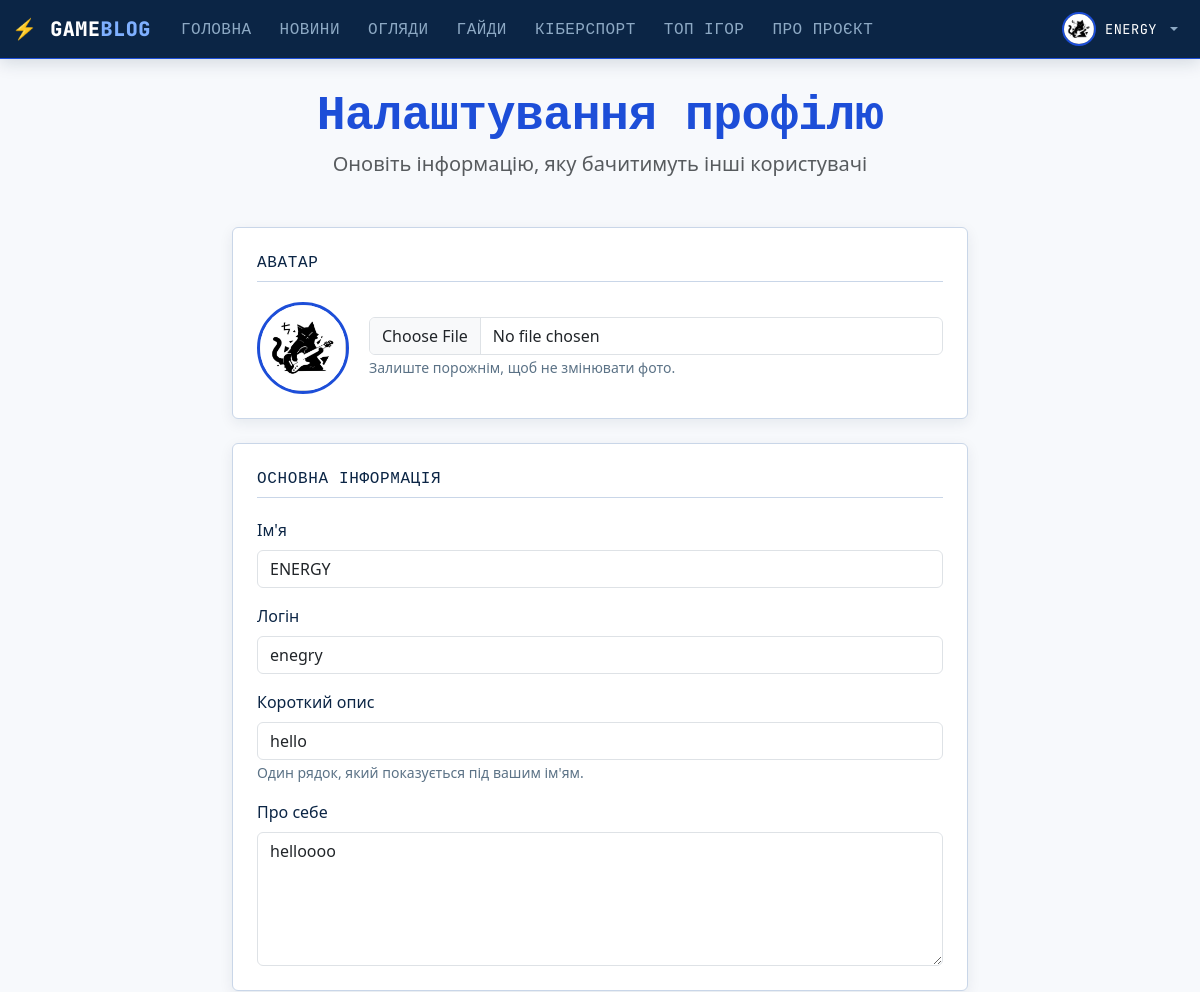
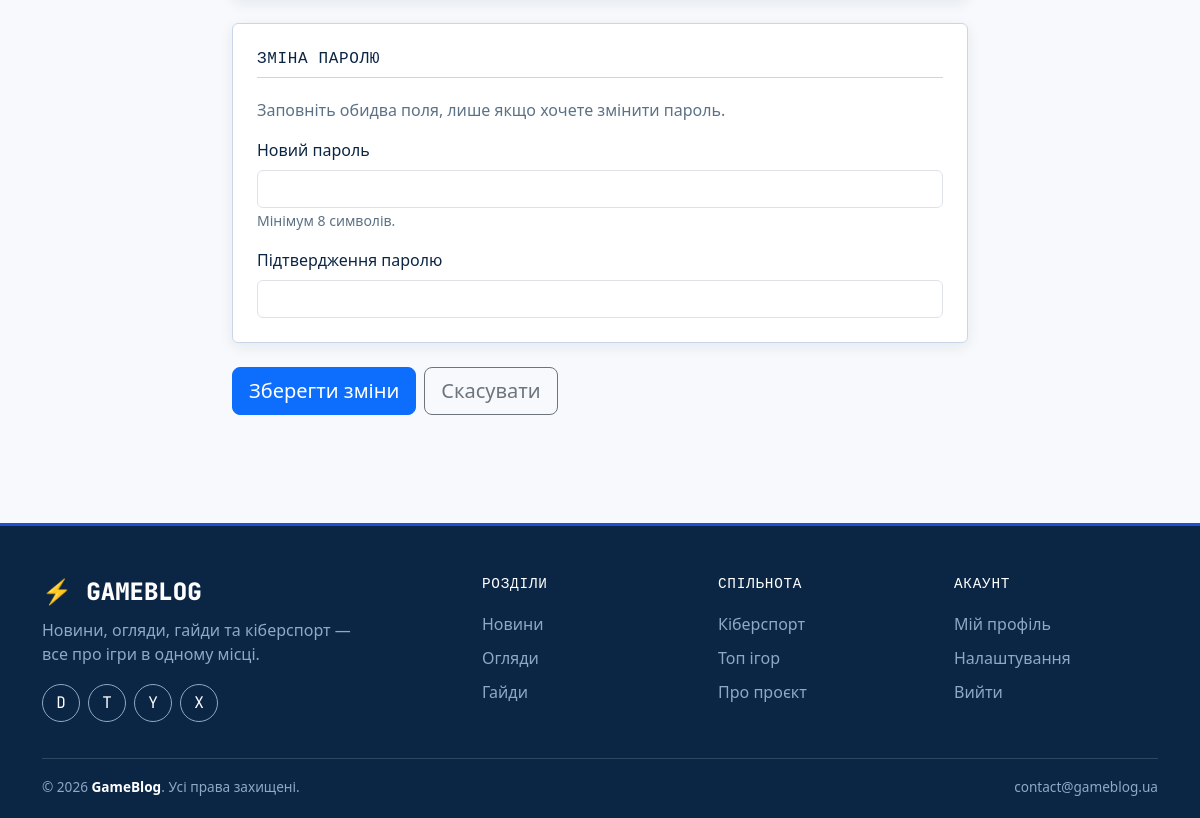
Screenshot of /user/edit (signed in) with the database file from the repository (2 pictures, top to bottom).
### tables this page shows
CREATE TABLE users (
            user_id INTEGER PRIMARY KEY AUTOINCREMENT,
            name TEXT,
            image TEXT,
            login TEXT NOT NULL,
            password TEXT NOT NULL,
            description_short TEXT,
            description TEXT
        );

### main.py (the view, shortened to what this page needs)
@app.route('/user/edit', methods=['GET', 'POST'])
@login_required
def user_edit():
    user = get_user_by_id(session['user_id'])
    errors = []
    return render_template('user_edit.html', user=user, errors=errors)

### db_scripts.py (called while the page is built)
def open_db():
    global conn, cursor
    conn = sqlite3.connect(PATH_DB)
    conn.row_factory = sqlite3.Row
    cursor = conn.cursor()
    cursor.execute('PRAGMA foreign_keys = ON')

def get_user_by_id(user_id):
    open_db()
    cursor.execute('SELECT * FROM users WHERE user_id = ?', [user_id])
    user = cursor.fetchone()
    close_db()
    return user

### main.py (called while the page is built)
def current_user():
    user_id = session.get('user_id')
    if not user_id:
        return None
    return get_user_by_id(user_id)

@app.context_processor
def inject_user():
    return {'me': current_user()}

def login_required(view_func):
    @wraps(view_func)
    def wrapper(*args, **kwargs):
        if not session.get('user_id'):
            return redirect(url_for('auth'))
        return view_func(*args, **kwargs)
    return wrapper

### templates/user_edit.html (shortened to what this page needs)
{% extends "base.html" %}
{% block body %}
<div class="container">
    <div class="text-center mb-5">
        <h1 class="display-5 fw-bold gradient-text">Налаштування профілю</h1>
        <p class="lead text-muted">Оновіть інформацію, яку бачитимуть інші користувачі</p>
    </div>
    <div class="row">
        <div class="col-lg-8 mx-auto">
            <form method="POST" enctype="multipart/form-data">
                <div class="card mb-4">
                    <div class="card-body p-4">
                        <h5 class="settings-section-title">Аватар</h5>
                        <div class="avatar-edit-row">
                            <img src="{{ url_for('static', filename='images/' + user.image) if user.image else url_for('static', filename='images/programming.png') }}"
                                 class="avatar-preview" alt="Аватар">
                            <div class="flex-grow-1">
                                <input type="file" name="image" id="image" class="form-control">
                                <small class="text-muted">Залиште порожнім, щоб не змінювати фото.</small>
                            </div>
                        </div>
                    </div>
                </div>
                <div class="card mb-4">
                    <div class="card-body p-4">
                        <h5 class="settings-section-title">Основна інформація</h5>
                        <div class="mb-3">
                            <label for="name" class="form-label">Ім'я</label>
                            <input type="text" name="name" id="name" class="form-control" value="{{ user.name or '' }}">
                        </div>
                        <div class="mb-3">
                            <label for="login" class="form-label">Логін</label>
                            <input type="text" name="login" id="login" class="form-control" value="{{ user.login or '' }}">
                        </div>
                        <div class="mb-3">
                            <label for="description_short" class="form-label">Короткий опис</label>
                            <input type="text" name="description_short" id="description_short" class="form-control" value="{{ user.description_short or '' }}">
                            <small class="text-muted">Один рядок, який показується під вашим ім'ям.</small>
                        </div>
                        <div class="mb-0">
                            <label for="description" class="form-label">Про себе</label>
                            <textarea name="description" id="description" class="form-control" rows="5">{{ user.description or '' }}</textarea>
                        </div>
                    </div>
                </div>
                <div class="card mb-4">
                    <div class="card-body p-4">
                        <h5 class="settings-section-title">Зміна паролю</h5>
                        <p class="text-muted">Заповніть обидва поля, лише якщо хочете змінити пароль.</p>
                        <div class="mb-3">
                            <label for="password" class="form-label">Новий пароль</label>
                            <input type="password" name="password" id="password" class="form-control">
                            <small class="text-muted">Мінімум 8 символів.</small>
                        </div>
                        <div class="mb-0">
                            <label for="password_confirm" class="form-label">Підтвердження паролю</label>
                            <input type="password" name="password_confirm" id="password_confirm" class="form-control">
                        </div>
                    </div>
                </div>
                <div class="d-flex gap-2 mb-5">
                    <input type="submit" class="btn btn-primary btn-lg" value="Зберегти зміни">
                    <a href="/user/{{ user.user_id }}" class="btn btn-outline-secondary btn-lg">Скасувати</a>
                </div>
            </form>
        </div>
    </div>
</div>
{% endblock %}

### templates/menu.html (shortened to what this page needs)
<header>
  <nav class="navbar navbar-expand-lg" data-bs-theme="dark">
    <div class="container-fluid">
      <a class="navbar-brand" href="/">⚡ GAME<span style="color:#7FB0FF">BLOG</span></a>
      <div class="collapse navbar-collapse" id="navbarNav">
        <ul class="navbar-nav me-auto">
          {% for item_name, path in [
              ('Головна', '/'),
              ('Новини', '/post/category/news'),
              ('Огляди', '/post/category/reviews'),
              ('Гайди', '/post/category/guides'),
              ('Кіберспорт', '/post/category/esports'),
              ('Топ ігор', '/post/category/top'),
              ('Про проєкт', '/about')
          ] %}
          <li class="nav-item">
            <a class="nav-link {% if request.path == path %}active{% endif %}" href="{{ path }}">{{ item_name }}</a>
          </li>
          {% endfor %}
        </ul>
        <ul class="navbar-nav">
          {% if me %}
          <li class="nav-item dropdown">
            <a class="nav-link nav-avatar-link dropdown-toggle" href="#" role="button" data-bs-toggle="dropdown" aria-expanded="false">
              <img src="{{ url_for('static', filename='images/' + me.image) if me.image else url_for('static', filename='images/programming.png') }}"
                   class="nav-avatar" alt="{{ me.name }}">
              <span class="nav-avatar-name">{{ me.name }}</span>
            </a>
          </li>
          {% endif %}
        </ul>
      </div>
    </div>
  </nav>
</header>

### static/main.css (style rules this page uses)
:root { --bg: #F7F9FC; --panel: #FFFFFF; --panel-raised: #EEF2F9; --border-soft: #C9D6E8; --muted: #8DA9C4; --navy: #0B2545; --accent: #1D4ED8; --text: #0B2545; --text-muted: #5B7286; --font-heading: 'JetBrains Mono', 'SFMono-Regular', Menlo, monospace; --font-body: 'Inter', 'Segoe UI', system-ui, -apple-system, sans-serif; }
html, body { background-color: var(--bg) !important; }
body { color: var(--text); font-family: var(--font-body); min-height: 100vh; }
a { color: var(--accent); }
h1, h2, h3, h4, h5 { font-family: var(--font-heading); color: var(--navy) !important; background: none !important; -webkit-text-fill-color: initial !important; letter-spacing: -0.01em; }
.gradient-text { color: var(--accent) !important; background: none !important; -webkit-text-fill-color: initial !important; }
.text-muted { color: var(--text-muted) !important; }
.navbar { background-color: var(--navy) !important; border-bottom: 1px solid var(--accent); padding: 14px 0; box-shadow: 0 4px 16px rgba(11, 37, 69, 0.15); }
.navbar-brand { color: #FFFFFF !important; font-family: var(--font-heading); font-weight: 800; letter-spacing: 0.03em; }
.navbar-brand span { color: #7FB0FF !important; }
.nav-link { color: var(--muted) !important; font-family: var(--font-heading); font-size: 0.88rem; text-transform: uppercase; letter-spacing: 0.03em; border-radius: 6px; padding: 8px 14px !important; transition: all 0.25s ease; }
.card { background-color: var(--panel) !important; color: var(--text) !important; border: 1px solid var(--border-soft) !important; border-radius: 12px; overflow: hidden; box-shadow: 0 4px 14px rgba(11, 37, 69, 0.08); transition: transform 0.25s ease, box-shadow 0.25s ease, border-color 0.25s ease; }
.card .card-title, .card h1, .card h2, .card h3, .card h4, .card h5, .card p, .card div, .card li, .card span { color: var(--text) !important; }
.card .text-muted { color: var(--text-muted) !important; }
.nav-avatar-link { display: flex !important; align-items: center; gap: 9px; padding: 4px 10px !important; }
.nav-avatar { width: 34px; height: 34px; border-radius: 50%; object-fit: cover; border: 2px solid var(--accent); }
.nav-avatar-name { color: #FFFFFF; text-transform: none; font-size: 0.85rem; }
.settings-section-title { font-size: 1rem; text-transform: uppercase; letter-spacing: 0.04em; color: var(--accent) !important; border-bottom: 1px solid var(--border-soft); padding-bottom: 10px; margin-bottom: 20px; }
.avatar-edit-row { display: flex; align-items: center; gap: 20px; flex-wrap: wrap; }
.avatar-preview { width: 92px; height: 92px; border-radius: 50%; object-fit: cover; border: 3px solid var(--accent); }

### rows the page displays
users: image (placeholder picture), name "ENERGY", login "enegry", description_short "hello", description "helloooo"

### other values shown
{{ item_name }} "ГОЛОВНА" "НОВИНИ" "ОГЛЯДИ" "ГАЙДИ" "КІБЕРСПОРТ" "ТОП ІГОР" "ПРО ПРОЄКТ"
